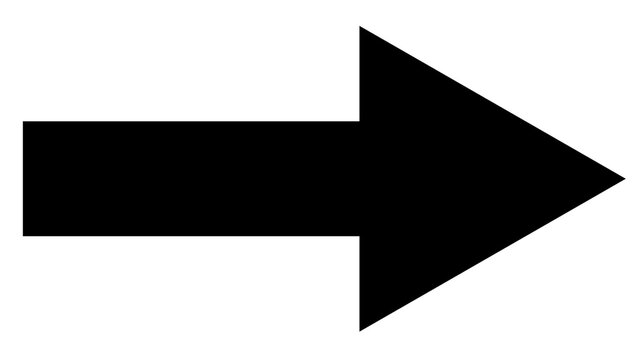
#> input picture arrow-1/original.jpg, 641 x 360 px
$ python Deviation.py
#> lines starting #> are read from the running program, lines starting #| are printed output that depends on the picture; after the words box and inside, x2 and y2 are one past the last pixel; in counts of white or black regions, pixels touching at a corner belong together
import cv2
import numpy as np
import math

cap = cv2.VideoCapture(0)
right = cv2.imread("original.jpg", cv2.IMREAD_GRAYSCALE)
#> right is the input picture: shape (360, 641); min 0, max 255, mean 167.3
threshold=0.8

def preprocess(img):
    img_canny = cv2.Canny(img, 50, 50)
    kernel = np.ones((3, 3))
    img_dilate = cv2.dilate(img_canny, kernel, iterations=2)
    img_erode = cv2.erode(img_dilate, kernel, iterations=1)
    return img_erode

def find_tip(points, convex_hull):
    length = len(points)
    indices = np.setdiff1d(range(length), convex_hull)

    for i in range(2):
        j = indices[i] + 2
        if j > length - 1:
            j = length - j
        if np.all(points[j] == points[indices[i - 1] - 2]):
            return tuple(points[j])

def convert_to_binary(frame):
    original_image = cv2.cvtColor(frame, cv2.COLOR_BGR2GRAY)
    blurred_image = cv2.GaussianBlur(original_image, (5, 5), 0)
    _, binary_image = cv2.threshold(blurred_image, 0, 255, cv2.THRESH_BINARY + cv2.THRESH_OTSU)
    # normalized_image = binary_image.astype(np.uint8)
    return binary_image


def direction(approx):
    l=r=0
    for a in approx:
        if(a[0,0]>arrow_tip[0]):
            l+=1
        if(a[0,0]<arrow_tip[0]):
            r+=1

    if(l>4):
        return -1
    if(r>4):
        return 1


def mean(approx):
    sumx=sumy=0
    for a in approx:
        sumx+=a[0,0]
        sumy+=a[0,1]
    centroid=[]
    centroid.append((sumx/7)-320)
    centroid.append((sumy/7)-240)
    return centroid

while True:
    _, frame = cap.read()
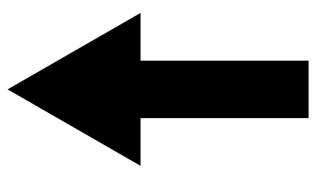
#> input picture arrow-1/arrow_detection/left.jpg, 320 x 180 px, given in place of the camera
#> frame is the input picture: shape (180, 320, 3); min 0, max 255, mean 167.3
    original_height, original_width = frame.shape[:2]
#> original_height = 180; original_width = 320

    # Set desired width or height while keeping the aspect ratio
    width = 640  # Target width (for example)
    aspect_ratio = original_width / original_height
#> aspect_ratio = 1.78
    height = int(width / aspect_ratio)
#> height = 360
    frame = cv2.resize(frame, (width, height))
#> frame: shape (360, 640, 3)

    # Calculate the center and deviation range
    center_x = width // 2
    tolerance = int(0.1 * width)  # ±10% of the frame width

    min_x = center_x - tolerance  # Left bound of tolerance
    max_x = center_x + tolerance  # Right bound of tolerance

    frame1 = convert_to_binary(frame)
#> in convert_to_binary, `_, binary_image = cv2.threshold(blurred_image, 0, 255, cv2.THRESH_BINA..`:
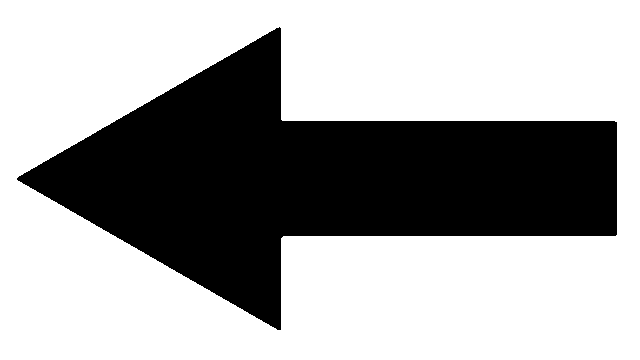
#> binary_image: shape (360, 640); 65.6% white; 1 black region, box (x1, y1, x2, y2) and area: (17, 27, 617, 330) 79260
    contours, hierarchy = cv2.findContours(preprocess(frame1), cv2.RETR_EXTERNAL, cv2.CHAIN_APPROX_NONE)
#> in preprocess, `img_canny = cv2.Canny(img, 50, 50)`:
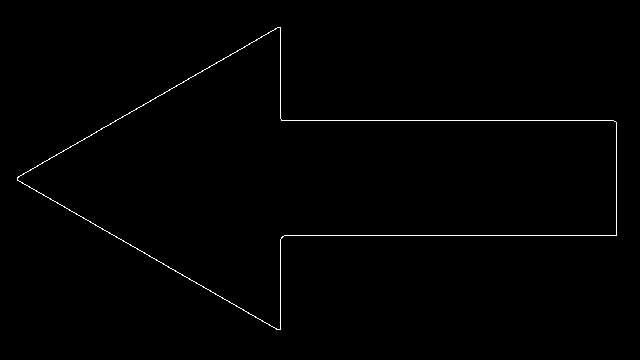
#> img_canny: shape (360, 640); 0.68% white in thin lines or dots, all inside (x1, y1, x2, y2) = (17, 27, 617, 330)
#> in preprocess, `img_dilate = cv2.dilate(img_canny, kernel, iterations=2)`:
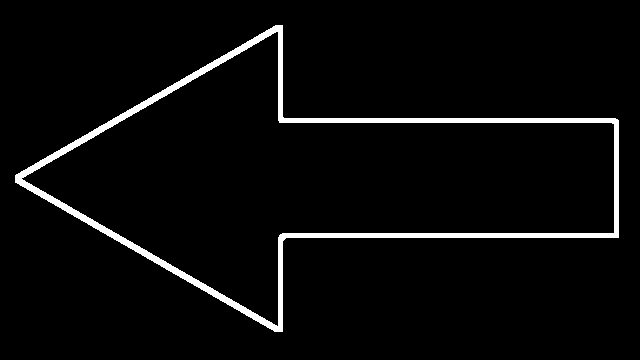
#> img_dilate: shape (360, 640); 3.8% white; 1 white region, box (x1, y1, x2, y2) and area: (15, 25, 619, 332) 8781
#> in preprocess, `img_erode = cv2.erode(img_dilate, kernel, iterations=1)`:
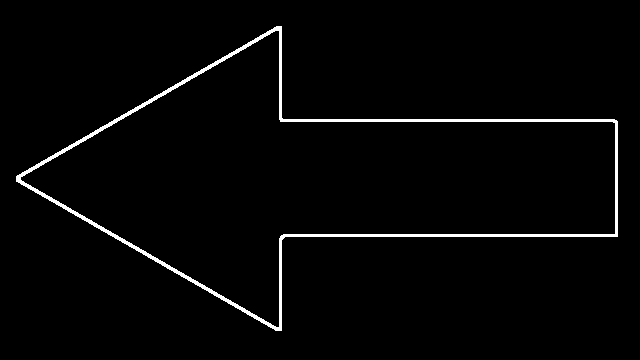
#> img_erode: shape (360, 640); 2.3% white; 1 white region
#> contours = 1 contour; box (x1, y1, x2, y2) and area: (16, 26, 618, 331) 80958

    for cnt in contours:
        peri = cv2.arcLength(cnt, True)
        approx = cv2.approxPolyDP(cnt, 0.01 * peri, True)
        hull = cv2.convexHull(approx, returnPoints=False)
        sides = len(hull)

        if 6 > sides > 3 and sides + 2 == len(approx):
            arrow_tip = find_tip(approx[:, 0, :], hull.squeeze())
            if arrow_tip:
                cv2.drawContours(frame, [cnt], -1, (0, 255, 0), 3)
                cv2.circle(frame, arrow_tip, 3, (0, 0, 255), cv2.FILLED)

                # Calculate centroid
                centroid = mean(approx)
                arrow_centroid_x = int(centroid[0] + center_x)  # Adjusting with center_x

                # Draw the centroid on the frame
                cv2.circle(frame, (arrow_centroid_x, center_x), 5, (255, 0, 0), cv2.FILLED)

                # Calculate x-axis deviation
                deviation_x = arrow_centroid_x - center_x

                # Determine arrow direction
                arrow_direction = direction(approx)
                direction_text = "Right" if arrow_direction == 1 else "Left"

                # Determine if deviation is acceptable
                if min_x <= arrow_centroid_x <= max_x:
                    deviation_status = "Within Tolerance"
                    color = (0, 255, 0)  # Green
                else:
                    deviation_status = "Out of Tolerance"
                    color = (0, 0, 255)  # Red

                # Display deviation and direction on the frame
                cv2.putText(frame, f"Deviation X: {deviation_x} ({deviation_status})", (10, 30),
                            cv2.FONT_HERSHEY_SIMPLEX, 0.7, color, 2)
                cv2.putText(frame, f"Arrow Direction: {direction_text}", (10, 60),
                            cv2.FONT_HERSHEY_SIMPLEX, 0.7, (255, 255, 255), 2)

                print(f"Deviation X: {deviation_x} ({deviation_status}), Direction: {direction_text}")
#> this loop made 1 pass
#> (peri, hull, sides, length in find_tip, indices in find_tip, arrow_tip) on pass 1: (1630.2, [6, 4, 3, 1, 0], 5, 7, [2, 5], (16, 176))
#| Deviation X: 19 (Within Tolerance), Direction: Left
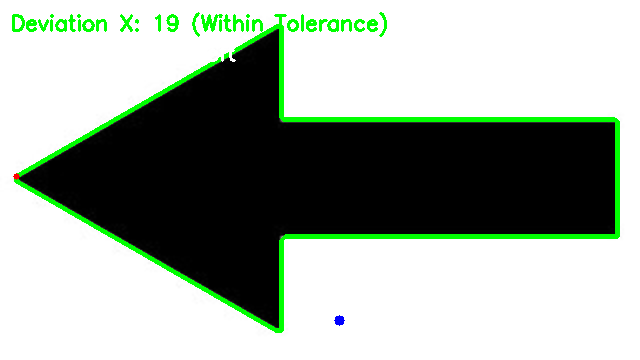
#> frame: shape (360, 640, 3); mean B, G, R 158.8, 169.6, 158.7

    # Draw the frame center line (thicker for better visibility)
    cv2.line(frame, (center_x, 0), (center_x, height), (255, 0, 0), 3)

    # Draw tolerance range lines
    cv2.line(frame, (min_x, 0), (min_x, height), (0, 255, 0), 2)
    cv2.line(frame, (max_x, 0), (max_x, height), (0, 255, 0), 2)
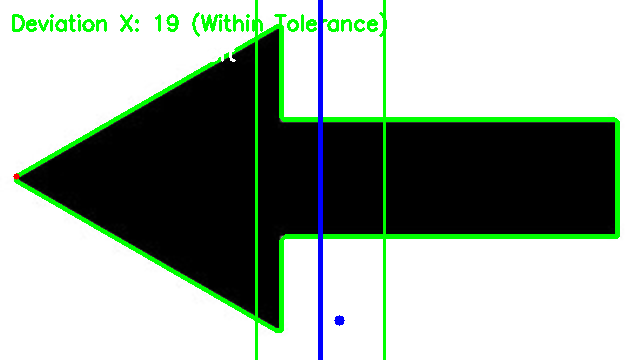
#> frame: shape (360, 640, 3); mean B, G, R 158.5, 169.6, 156.5

    cv2.imshow("Image", frame)
    cv2.imshow("Image1", frame1)

    if cv2.waitKey(1) & 0xFF == ord('q'):
#> (key q is pressed here)
        break

cap.release()
cv2.destroyAllWindows()
